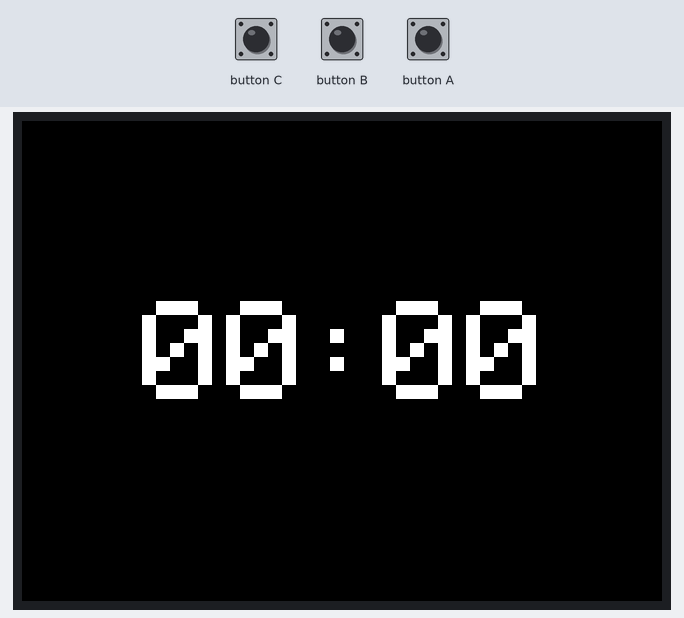
Simulated run of this sketch. Board: ESP32. Shown: 320×240 colour display. Inputs (shaded band) come from the test bench.

Above: at 1.3 s.
1.4 s: button B pressed for 1 s
At 3.3 s:
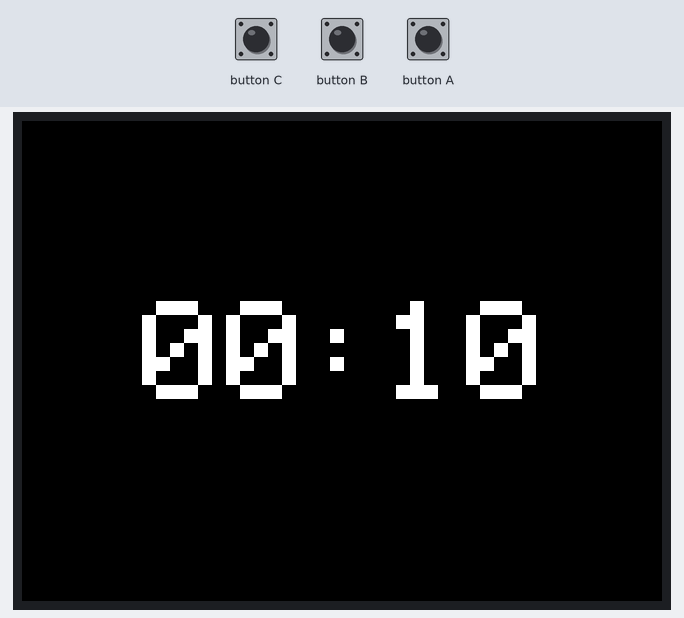
3.9 s: button A pressed for 3.2 s
At 8.3 s:
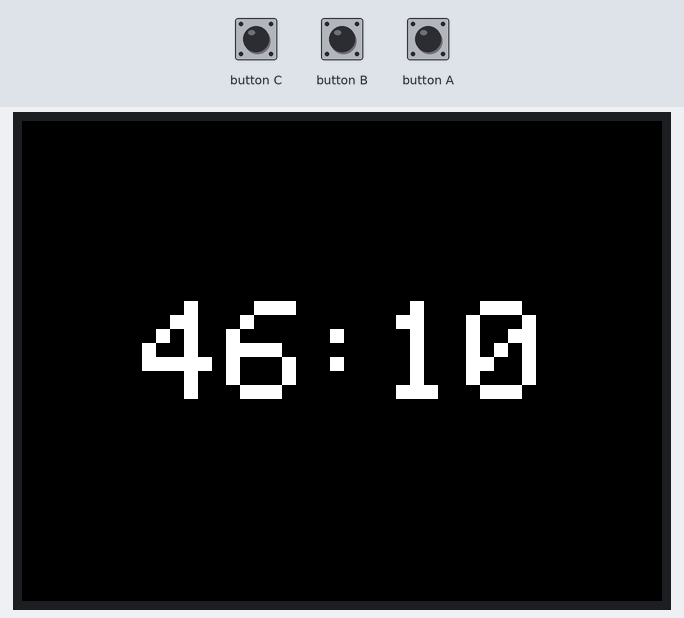
8.6 s: button C pressed for 0.15 s
At 10.4 s:
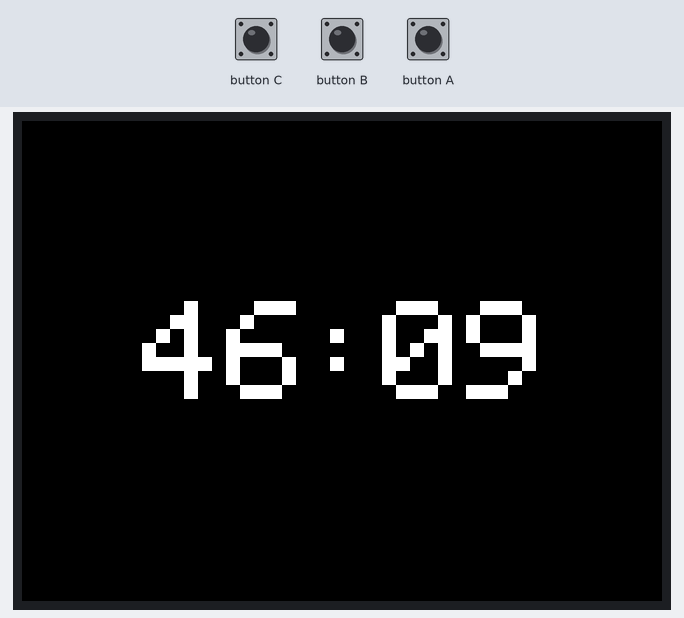
Timing chart, 0 to 11.9 s (numbered marks = the images above; inputs shaded):
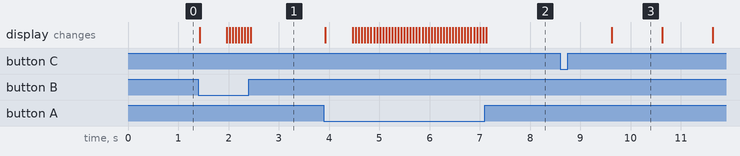

Measured:
- after the input at 1.4 s, the display: first changes at once (image 1 shows a later state)
- after the input at 3.9 s, the display: first changes at once (image 2 shows a later state)
- after the input at 8.6 s, the display: changes after 1.0 s (image 3)
- what the display in image 3 shows lasts 1.0 s, from 9.6 s to 10.6 s

The sketch:

kitchen-timer.ino
```cpp
// Full video: https://youtu.be/xn_vOZKjWgU
// Created by Vstone on 2021/11/12.

#include <M5Stack.h>

// counter variables
int seconds = 0;
int minutes = 0;
unsigned long prevTime;

enum Modes {
  IDLE,
  COUNTDOWN,
  RING
};

enum Modes modes;

void setup() {
  // enable LCD, SD card, Serial and I2C port
  M5.begin();
  M5.Lcd.setTextSize(10);
  M5.Lcd.setCursor(140, 90);
  M5.Lcd.print(":");
  modes = IDLE; // sets IDLE mode
}

void loop() {
  // reads the state of the buttons
  M5.update();
  // display the timer
  M5.Lcd.setCursor(180, 90);
  M5.Lcd.print(seconds < 10 ? "0" : "");
  M5.Lcd.print(seconds);
  M5.Lcd.setCursor(60, 90);
  M5.Lcd.print(minutes < 10 ? "0" : "");
  M5.Lcd.print(minutes);

  switch (modes) {
    case IDLE:
      // reset the timer the A and B is pressed together
      if (M5.BtnA.isPressed() && M5.BtnB.isPressed()) {
        seconds = 0;
        minutes = 0;
      }
      // increase the minute when A is pressed
      else if (M5.BtnA.wasPressed() && minutes < 99) {
        minutes++;
      }
      // increase the minute faster when A is held down
      else if (M5.BtnA.pressedFor(500) && minutes < 99) {
        minutes++;
        delay(50);
      }
      // increase the seconds when B is pressed
      else if (M5.BtnB.wasPressed() && seconds < 60) {
        seconds++;
        // rollover when second reaches 60
        if (seconds == 60) {
          seconds = 0;
          minutes++;
        }
      }
      // increase the seconds faster when B is held down
      else if (M5.BtnB.pressedFor(500) && seconds < 60) {
        seconds++;
        delay(50);
        if (seconds == 60) {
          seconds = 0;
          minutes++;
        }
      }
      // start the timer
      else if (M5.BtnC.wasPressed() && !(seconds == 0 && minutes == 0)) {
        prevTime = millis();
        modes = COUNTDOWN;
      }
      break;

    case COUNTDOWN:
      // paused the timer if C was pressed and go back to IDLE mode
      if (M5.BtnC.wasPressed()) {
        modes = IDLE;
        break;
      }
      else {
        // if seconds and minutes is not 0, keep counting down
        if (!(seconds == 0 && minutes == 0)) {
          if (millis() - prevTime >= 1000) {
            prevTime = millis();
            seconds--;
            // rollover when seconds reaches 0
            if (seconds < 0 && minutes > 0 ) {
              minutes--;
              seconds = 59;
            }
          }
          break;
        }
        // ring the alarm
        else {
          modes = RING;
          break;
        }
      }

    case RING:
      // stop alarm and return to IDLE mode when any button is pressed
      if (M5.BtnA.wasPressed() || M5.BtnB.wasPressed() || M5.BtnC.wasPressed()) {
        modes = IDLE;
        break;
      }
      else {
        // ring the alarm with a 700ms interval
        if (millis() - prevTime >= 700) {
          prevTime = millis();
          M5.Speaker.tone(900, 200);
        }
      }
  }
}
```
